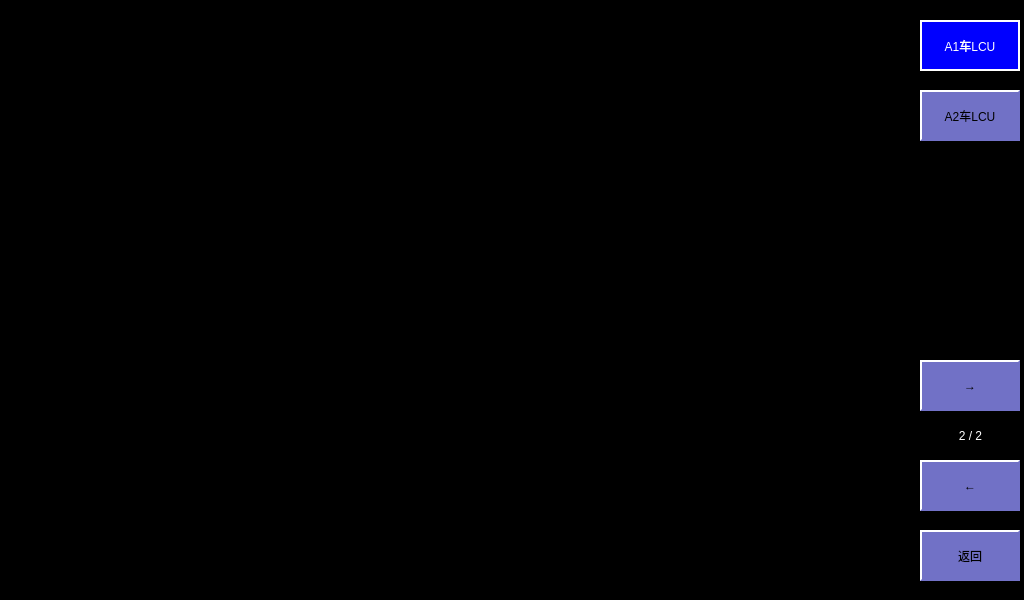
<?xml version="1.0" encoding="UTF-8"?>
<ui version="4.0">
 <class>LcuPage</class>
 <widget class="QWidget" name="LcuPage">
  <property name="geometry">
   <rect>
    <x>0</x>
    <y>0</y>
    <width>1024</width>
    <height>600</height>
   </rect>
  </property>
  <property name="windowTitle">
   <string>Form</string>
  </property>
  <property name="styleSheet">
   <string notr="true">QLabel
{
	color: white;
	border: 2px groove, gray;
    border-color: gray;
	font: 18px, &quot;微软雅黑&quot;;
}

QWidget
{
	background-color: black;
}

QPushButton
{
	font: 17px, &quot;微软雅黑&quot;;
    color: black;
	background-color: rgb(113, 113, 198);
	border:2px solid white; 
    border-right-color: rgb(113, 113, 198); 
    border-bottom-color: rgb(113, 113, 198);
}

QPushButton:disabled
{
	font: 17px, &quot;微软雅黑&quot;;
    color: white;
	background-color: rgb(113, 113, 198);
	border:2px solid white; 
    border-right-color: rgb(113, 113, 198); 
    border-bottom-color: rgb(113, 113, 198);
}

QPushButton:pressed
{
	font: 17px, &quot;微软雅黑&quot;;
    color: white;
	background-color: rgb(0, 0, 255); 
	border:2px solid white; 
	border-left-color: qlineargradient(x1: 0, y1: 0, x2: 1, y2: 0, 
                        stop: 0 gray, stop: 1 black); 			border-top-color: qlineargradient(x1: 0, y1: 0, x2: 0, 										y2: 1, stop: 0 gray, stop: 1 black);
  border-right-color: white; border-bottom-color: white;
}</string>
  </property>
  <widget class="QPushButton" name="btnTemperatureSet">
   <property name="geometry">
    <rect>
     <x>920</x>
     <y>20</y>
     <width>100</width>
     <height>51</height>
    </rect>
   </property>
   <property name="focusPolicy">
    <enum>Qt::NoFocus</enum>
   </property>
   <property name="styleSheet">
    <string notr="true">QPushButton
{
	font: 17px, &quot;微软雅黑&quot;;
    color: white;
	background-color: rgb(0, 0, 255); 
	border:2px solid white; 
	border-left-color: qlineargradient(x1: 0, y1: 0, x2: 1, y2: 0, 
                        stop: 0 gray, stop: 1 black); 			border-top-color: qlineargradient(x1: 0, y1: 0, x2: 0, 										y2: 1, stop: 0 gray, stop: 1 black);
  border-right-color: white; border-bottom-color: white;
}</string>
   </property>
   <property name="text">
    <string>A1车LCU</string>
   </property>
  </widget>
  <widget class="QPushButton" name="btnTemperatureSet_3">
   <property name="geometry">
    <rect>
     <x>920</x>
     <y>90</y>
     <width>100</width>
     <height>51</height>
    </rect>
   </property>
   <property name="focusPolicy">
    <enum>Qt::NoFocus</enum>
   </property>
   <property name="text">
    <string>A2车LCU</string>
   </property>
  </widget>
  <widget class="QPushButton" name="btnBack">
   <property name="geometry">
    <rect>
     <x>920</x>
     <y>530</y>
     <width>100</width>
     <height>51</height>
    </rect>
   </property>
   <property name="focusPolicy">
    <enum>Qt::NoFocus</enum>
   </property>
   <property name="styleSheet">
    <string notr="true">QPushButton
{
	font: 18px, &quot;微软雅黑&quot;;
    color: black;
	background-color: rgb(113, 113, 198);
	border:2px solid white; 
    border-right-color: rgb(113, 113, 198); 
    border-bottom-color: rgb(113, 113, 198);
}

QPushButton:disabled
{
	font: 18px, &quot;微软雅黑&quot;;
    color: white;
	background-color: rgb(113, 113, 198);
	border:2px solid white; 
    border-right-color: rgb(113, 113, 198); 
    border-bottom-color: rgb(113, 113, 198);
}

QPushButton:pressed
{
	font: 18px, &quot;微软雅黑&quot;;
    color: white;
	background-color: rgb(0, 0, 255); 
	border:2px solid white; 
	border-left-color: qlineargradient(x1: 0, y1: 0, x2: 1, y2: 0, 
                        stop: 0 gray, stop: 1 black); 			border-top-color: qlineargradient(x1: 0, y1: 0, x2: 0, 										y2: 1, stop: 0 gray, stop: 1 black);
  border-right-color: white; border-bottom-color: white;
}</string>
   </property>
   <property name="text">
    <string>返回</string>
   </property>
  </widget>
  <widget class="QPushButton" name="btnPrevious">
   <property name="geometry">
    <rect>
     <x>920</x>
     <y>460</y>
     <width>100</width>
     <height>51</height>
    </rect>
   </property>
   <property name="focusPolicy">
    <enum>Qt::NoFocus</enum>
   </property>
   <property name="styleSheet">
    <string notr="true">QPushButton
{
	font: 30px, &quot;微软雅黑&quot;;
    color: black;
	background-color: rgb(113, 113, 198);
	border:2px solid white; 
    border-right-color: rgb(113, 113, 198); 
    border-bottom-color: rgb(113, 113, 198);
}

QPushButton:disabled
{
	font: 30px, &quot;微软雅黑&quot;;
    color: white;
	background-color: rgb(113, 113, 198);
	border:2px solid white; 
    border-right-color: rgb(113, 113, 198); 
    border-bottom-color: rgb(113, 113, 198);
}

QPushButton:pressed
{
	font: 30px, &quot;微软雅黑&quot;;
    color: white;
	background-color: rgb(0, 0, 255); 
	border:2px solid white; 
	border-left-color: qlineargradient(x1: 0, y1: 0, x2: 1, y2: 0, 
                        stop: 0 gray, stop: 1 black); 			border-top-color: qlineargradient(x1: 0, y1: 0, x2: 0, 										y2: 1, stop: 0 gray, stop: 1 black);
  border-right-color: white; border-bottom-color: white;
}</string>
   </property>
   <property name="text">
    <string>←</string>
   </property>
  </widget>
  <widget class="QPushButton" name="btnNext">
   <property name="geometry">
    <rect>
     <x>920</x>
     <y>360</y>
     <width>100</width>
     <height>51</height>
    </rect>
   </property>
   <property name="focusPolicy">
    <enum>Qt::NoFocus</enum>
   </property>
   <property name="styleSheet">
    <string notr="true">QPushButton
{
	font: 30px, &quot;微软雅黑&quot;;
    color: black;
	background-color: rgb(113, 113, 198);
	border:2px solid white; 
    border-right-color: rgb(113, 113, 198); 
    border-bottom-color: rgb(113, 113, 198);
}

QPushButton:disabled
{
	font: 30px, &quot;微软雅黑&quot;;
    color: white;
	background-color: rgb(113, 113, 198);
	border:2px solid white; 
    border-right-color: rgb(113, 113, 198); 
    border-bottom-color: rgb(113, 113, 198);
}

QPushButton:pressed
{
	font: 30px, &quot;微软雅黑&quot;;
    color: white;
	background-color: rgb(0, 0, 255); 
	border:2px solid white; 
	border-left-color: qlineargradient(x1: 0, y1: 0, x2: 1, y2: 0, 
                        stop: 0 gray, stop: 1 black); 			border-top-color: qlineargradient(x1: 0, y1: 0, x2: 0, 										y2: 1, stop: 0 gray, stop: 1 black);
  border-right-color: white; border-bottom-color: white;
}</string>
   </property>
   <property name="text">
    <string>→</string>
   </property>
  </widget>
  <widget class="QLabel" name="lblPage">
   <property name="geometry">
    <rect>
     <x>920</x>
     <y>420</y>
     <width>101</width>
     <height>31</height>
    </rect>
   </property>
   <property name="styleSheet">
    <string notr="true">QLabel
{
	color: white;
	border: 0px groove, gray;
    border-color: gray;
	font: 17px, &quot;微软雅黑&quot;;
}</string>
   </property>
   <property name="text">
    <string>2 / 2</string>
   </property>
   <property name="alignment">
    <set>Qt::AlignCenter</set>
   </property>
  </widget>
 </widget>
 <resources/>
 <connections/>
</ui>
